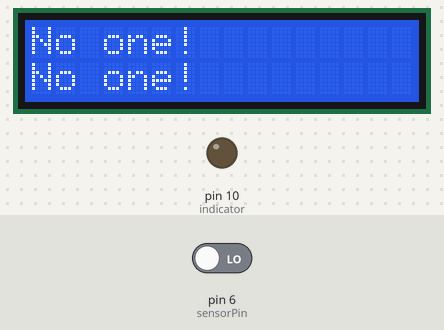
Bench run of a sketch on a simulated Arduino Uno, built with avr-gcc and run on an emulated ATmega328P. Shown: 16×2 character LCD, output pins drawn as LEDs (lit = HIGH). The inputs (shaded band) are chosen by the test bench; at power-on: pin 6 (sensorPin) LOW.

Above: at 1.3 s.
1.4 s: pin 6 (sensorPin) driven HIGH
At 2.8 s:
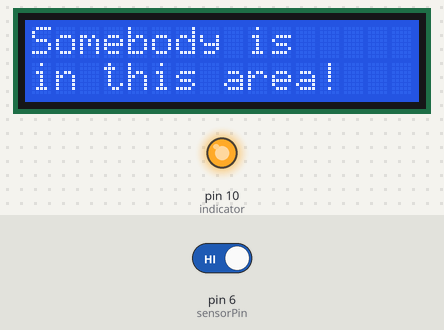
3.2 s: pin 6 (sensorPin) driven LOW
At 4.2 s:
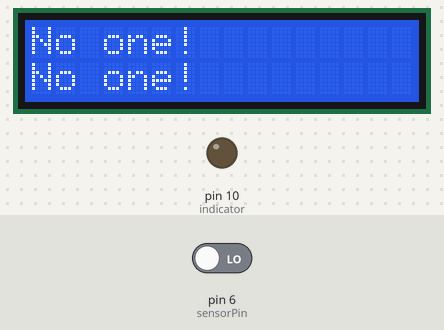
Timing chart, 0 to 6.2 s (numbered marks = the images above; inputs shaded):
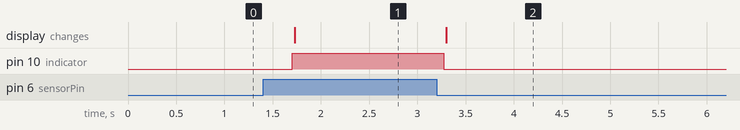

Measured:
- after the input at 1.4 s, pin 10 (indicator): LOW → HIGH after 0.30 s; the display: changes after 0.33 s (image 1)
- after the input at 3.2 s, pin 10 (indicator): HIGH → LOW after 0.07 s; the display: changes after 0.10 s (image 2)

The sketch:

lesson_21.ino
```cpp
// include the library code:
#include <Wire.h>
#include <LiquidCrystal_I2C.h>
LiquidCrystal_I2C lcd(0x27,16,2);
byte sensorPin = 6;//定义数字口6
byte indicator = 10;//定义数字口10
void setup()
{
  pinMode(sensorPin,INPUT);//设置数字口6位输入
  pinMode(indicator,OUTPUT);//设置数字口10为输出
    lcd.init();                      // initialize the lcd
  // Print a message to the LCD.
  lcd.init();
  lcd.backlight();
}
void loop()
{
  byte state = digitalRead(sensorPin);//读取到数字口6的数值赋值给state
  digitalWrite(indicator,state);//控制数字口10的状态
  if(state == 1)//当数值口6位高电平时，串口监视器输出对应字符，并自动换行
 {
  lcd.setCursor(0,0);
  lcd.print("Somebody is");
  lcd.setCursor(0,1);
  lcd.print("in this area!");
  }
  else if(state == 0) //当数值口6位低电平时，串口监视器输出对应字符，并自动换行
  {
  lcd.setCursor(0,0);
  lcd.print("No one!      ");
  lcd.setCursor(0,1);
  lcd.print("No one!      ");
  }
  delay(500);//延迟0.5S
}
```
